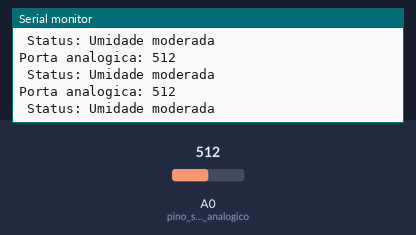
Simulated run of this sketch. Board: Arduino Uno, built with avr-gcc and run on an emulated ATmega328P. Parts: the last lines printed to the serial monitor. The inputs (shaded band) are chosen by the test bench; at power-on: A0 (pino_sinal_analogico) = 512.

Above: at 1.2 s.
1.3 s: A0 (pino_sinal_analogico) set to 390
At 1.4 s:
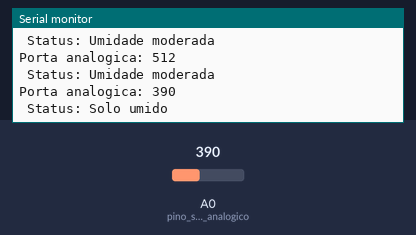
2.9 s: A0 (pino_sinal_analogico) set to 810
At 3.01 s:
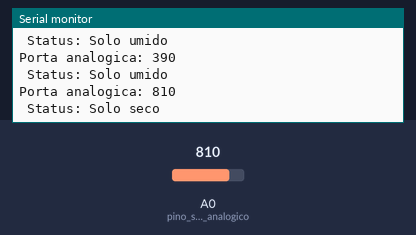
Timing chart, 0 to 5.9 s (numbered marks = the images above; inputs shaded):
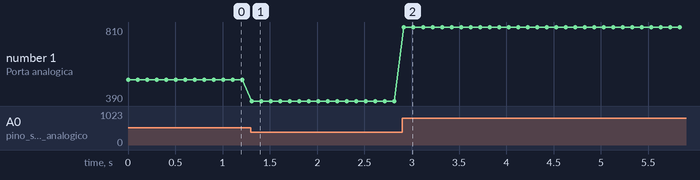

The sketch:

SensorUmidade.ino
```cpp
//Programa: Monitoracao de planta usando Arduino
//Autor: FILIPEFLOP

#define pino_sinal_analogico A0
//#define pino_led_vermelho 5
//#define pino_led_amarelo 6
//#define pino_led_verde 7

int valor_analogico;

void setup()
{
  Serial.begin(9600);
  pinMode(pino_sinal_analogico, INPUT);
 // pinMode(pino_led_vermelho, OUTPUT);
 // pinMode(pino_led_amarelo, OUTPUT);
 // pinMode(pino_led_verde, OUTPUT);
}

void loop()
{
  //Le o valor do pino A0 do sensor
  valor_analogico = analogRead(pino_sinal_analogico);
  //Mostra o valor da porta analogica no serial monitor
  Serial.print("Porta analogica: ");
  Serial.println(valor_analogico);

  //Solo umido, acende o led verde
  if (valor_analogico > 0 && valor_analogico < 400)
  {
    Serial.println(" Status: Solo umido");
    //apagaleds();
    //digitalWrite(pino_led_verde, HIGH);
  }

  //Solo com umidade moderada, acende led amarelo
  if (valor_analogico > 400 && valor_analogico < 800)
  {
    Serial.println(" Status: Umidade moderada");
    //apagaleds();
    //digitalWrite(pino_led_amarelo, HIGH);
  }

  //Solo seco, acende led vermelho
  if (valor_analogico > 800 && valor_analogico <= 1024)
  {
    Serial.println(" Status: Solo seco");
    //apagaleds();
    //digitalWrite(pino_led_vermelho, HIGH);
  }
  delay(100);
}

/*void apagaleds()
{
  digitalWrite(pino_led_vermelho, LOW);
  digitalWrite(pino_led_amarelo, LOW);
  digitalWrite(pino_led_verde, LOW);
}*/
```

Measured:
- after the input at 1.3 s, the serial monitor: prints a new line at once (image 1)
- after the input at 2.9 s, the serial monitor: prints a new line at once (image 2)
- plotted number 1: 512 → 390 after the input at 1.3 s, 390 → 810 after the input at 2.9 s
